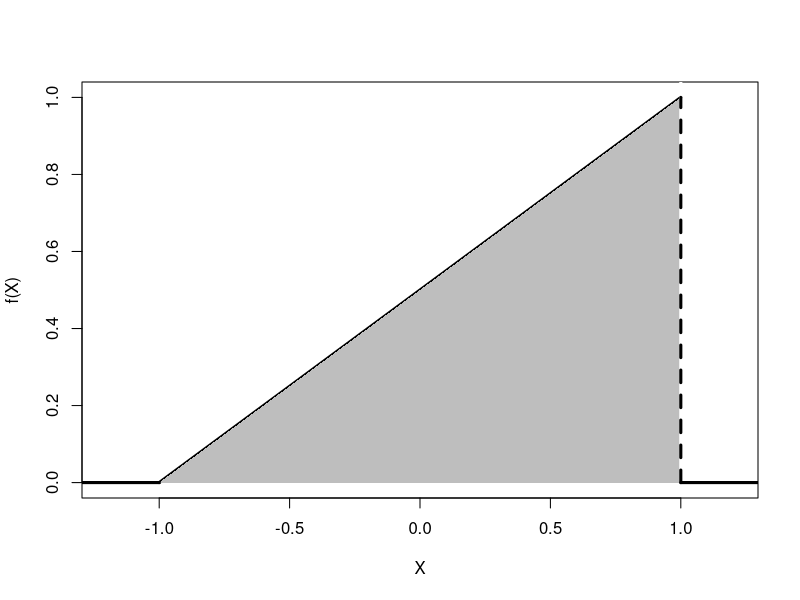
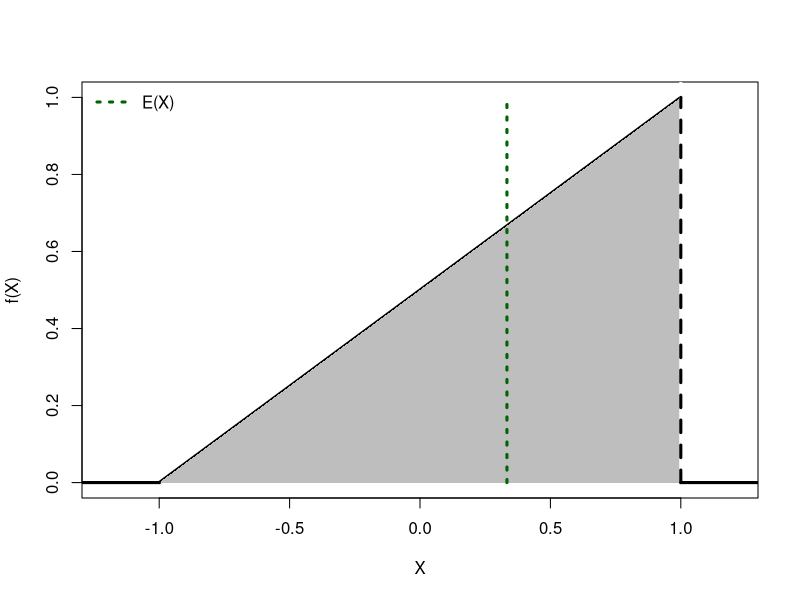
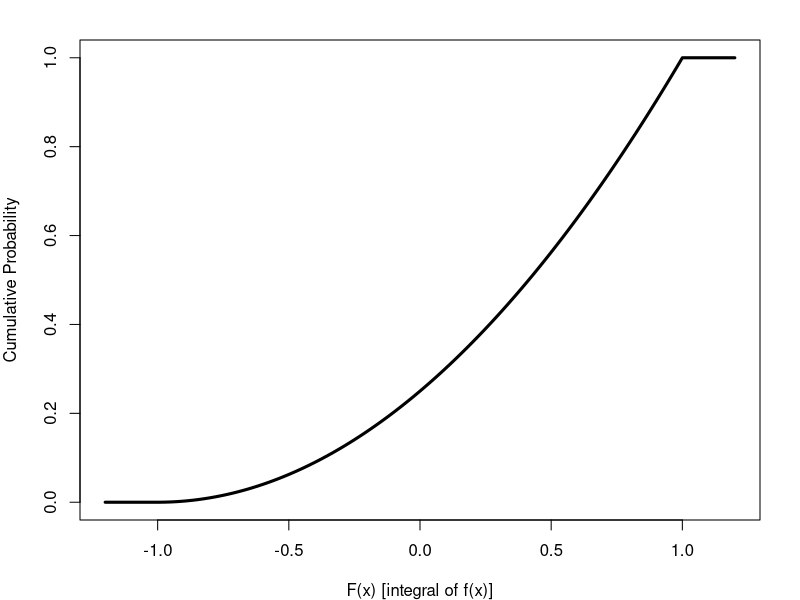

These figures' R source, in order:
#####################################
# PLSC 502 -- Fall 2016
#
# Day Eight materials
#####################################
# There isn't much here...
#
# Plot for the little hypothetical:

x <- seq(-1,1,by=0.01)
fx <- 0.5*(x+1)
xcoord<-c(-1,1)

pdf("ASimplePDF-R.pdf",6,5)
plot(x,fx,t="l",lwd=3,xlab="X",ylab="f(X)",xlim=c(-1.2,1.2))
polygon(c(-1,1,1,-1),c(0,1,0,0),col="grey",border=NA)
segments(-1.4,0,-1,0,lwd=3)
segments(1,0,1,4,0,lwd=3)
segments(1,0,1,1,lwd=3,lty=2)
segments(1,0,1.4,0,lwd=3)
dev.off()

# Another one:

pdf("ASimplePDF-2-R.pdf",6,5)
plot(x,fx,t="l",lwd=3,xlab="X",ylab="f(X)",xlim=c(-1.2,1.2))
polygon(c(-1,1,1,-1),c(0,1,0,0),col="grey",border=NA)
segments(-1.4,0,-1,0,lwd=3)
segments(1,0,1,4,0,lwd=3)
segments(1,0,1,1,lwd=3,lty=2)
segments(1,0,1.4,0,lwd=3)
segments(1/3,0,1/3,1,lwd=3,lty=3,col="darkgreen")
legend("topleft",bty="n",lwd=3,lty=3,col="darkgreen",
       legend=c("E(X)")) 
dev.off()

# CDF (calculated):

FX <- 0.5* (0.5 * (x)^2 + (x)) + 0.25

# CDF (numerically):

integrand <- function(x) {(x+1)/2}
altFX <- numeric(201)
for(i in 1:201) {
  altFX[i] <- integrate(integrand,-1,x[i])$value
}

# Fix for plotting:

FX<-c(0,FX)
FX<-c(FX,1)
x<-c(-1.2,x)
x<-c(x,1.2)

# Plot the CDF:

pdf("ExampleCDF-R.pdf",6,5)
par(mar=c(4,4,2,2))
plot(x,FX,t="l",lwd=3,xlab="F(x) [integral of f(x)]",
     ylab="Cumulative Probability")
dev.off()
